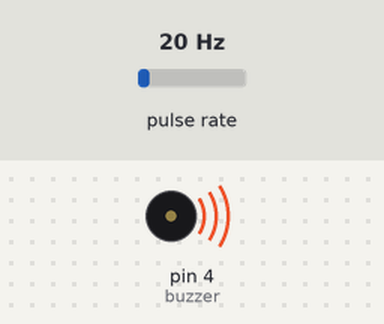
A sketch run on a simulated Arduino Uno, built with avr-gcc and run on an emulated ATmega328P. Shown: buzzer (waves = sounding, pin HIGH). Wiring (inferred from the names in the program): pulse sensor: data pin 2. The inputs (shaded band) are chosen by the test bench; at power-on: pulse rate 20 Hz. What the sketch prints to the serial monitor is not drawn.

Above: at 0.1 s.
Timing chart, 0 to 1.6 s (numbered marks = the images above):
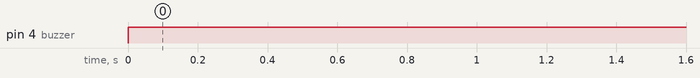

Measured:
- by itself, pin 4 (buzzer): LOW → HIGH at 0.00 s

The sketch:

WATER_FLOW_SENSOR.ino
```cpp
volatile int sensor_frequency;
unsigned int water_hour;
unsigned char flowmeter = 2;
unsigned long present_time;
unsigned long closedlooptime;
unsigned int buzzer=4;
void flow()
{
  sensor_frequency++;
  }
  void setup()
  {

    pinMode(flowmeter, INPUT);
     pinMode(buzzer, OUTPUT);
    Serial.begin(9600);
    attachInterrupt(0,flow,RISING);
    sei();

    closedlooptime=present_time;
    }
    void loop()
    {

      digitalWrite(buzzer, HIGH);
      present_time=millis();

      if (present_time>=(closedlooptime+1000))
      {
        closedlooptime>=present_time;
        water_hour=(sensor_frequency*60/7.5);
        sensor_frequency=0;
        Serial.print(water_hour,DEC);

        }
    }
```
